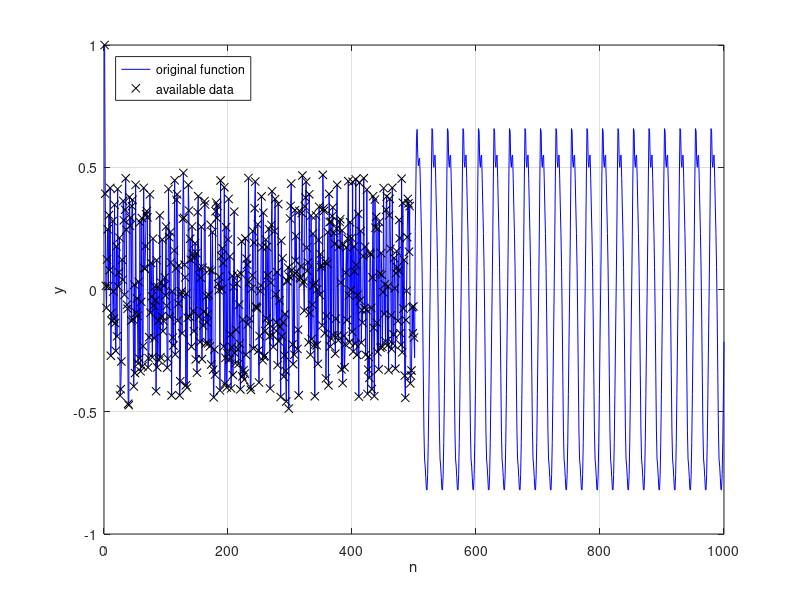

This figure's MATLAB source:
% generate data
function [X,Xtrain,Ytrain,fig,y] = data_generator4()

% data generator
umin=-0.5;
umax=0.5;
Tc=0.01;
T=0.01;
n=linspace(1,1000,1000);
X(1:1:1000)=1;
X =rand(1,500).*(umax-umin)+umin;
%X= [X,rand(1,500).*(umax-umin)];
X(501:1:1000)=sin(2*pi*1*n(501:1000)/25);
%X=sin(n)*10;X
k=1;
y1(1)=0;
y2(1:2)=0;
y3(1:3)=0;
x1(1)=1;
x2(1:2)=1;

for(i=1:1:1000)
    y(i)=(y1(i)*y2(i)*(y3(i)-1)*y3(i)*x2(i)+x1(i))/(1+y2(i).^(2)+y3(i).^(2))
    y1(i+1)=y(i);
    y2(i+1)=y1(i);
    y3(i+1)=y2(i);
    x1(i+1)=X(i);
    x2(i+1)=x1(i);
end
y1=y1(1:1:1000);
y2=y2(1:1:1000);
y3=y3(1:1:1000);
x1=x1(1:1:1000);
x2=x2(1:1:1000);
X=[x1;x2;y1;y2;y3];
%f = abs( (X.^1.95)) + 2;
f=y;
fig = figure;
plot(n,f,'b-')
hold on
grid on

% available data points
Ytrain = f ;%+ 5*(rand(1,length(f))-.5);
Xtrain = X(:,1:500);
%n=n([1:30 81:450 601:930 970:1000]);
n=n(1:500);
Ytrain = Ytrain(1:500);
%plot(n,Ytrain,'kx',n,Xtrain)
plot(n,Ytrain,'kx')
xlabel('n')
ylabel('y')
ylim([-1 1])
legend('original function','available data','location','northwest')
end
